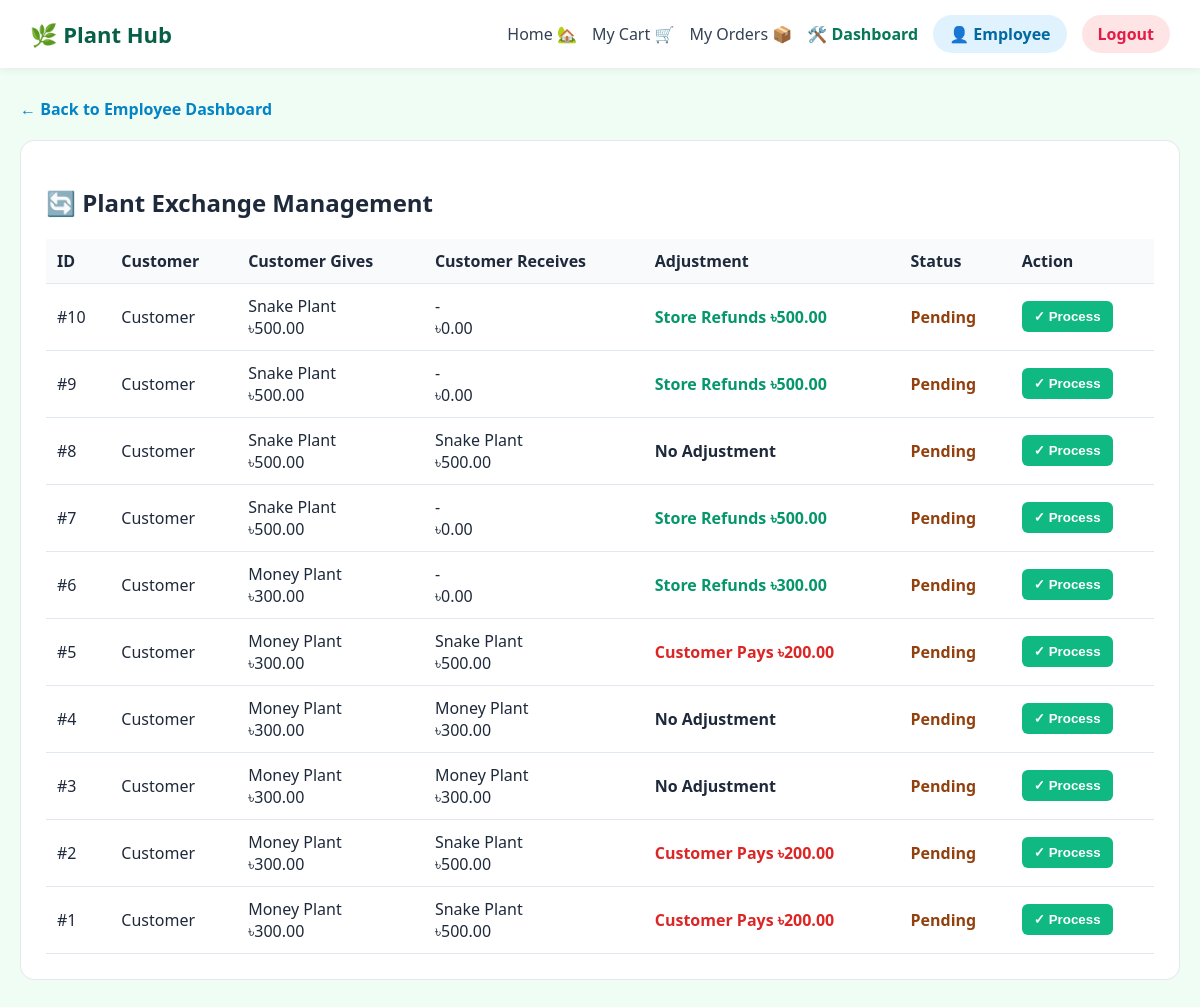
The app's page /exchange_management.php (signed in) with its own data.
### tables this page shows
CREATE TABLE `exchange` (
  `exchange_id` int(11) NOT NULL,
  `Exchange_date` date DEFAULT NULL,
  `Exchange_value` decimal(10,2) DEFAULT NULL,
  `Received_plant_ID` int(11) DEFAULT NULL,
  `Customer_ID` int(11) DEFAULT NULL,
  `Employee_ID` int(11) DEFAULT NULL,
  `Offered_plant_ID` int(11) DEFAULT NULL,
  `status` varchar(50) DEFAULT 'Pending',
  `payment_method` varchar(50) DEFAULT 'N/A',
  `payment_status` varchar(50) DEFAULT 'Pending',
  `adjustment_direction` varchar(50) DEFAULT 'No Adjustment',
  `notes` varchar(500) DEFAULT NULL
);

CREATE TABLE `plant` (
  `Plant_ID` int(11) NOT NULL,
  `Plant_name` varchar(100) DEFAULT NULL,
  `Unit_price` decimal(10,2) DEFAULT NULL,
  `Stock_quantity` int(11) DEFAULT 0,
  `Low_stock_level` int(11) DEFAULT NULL,
  `Care_info` varchar(500) DEFAULT NULL,
  `Category_ID` int(11) DEFAULT NULL
);

### exchange_management.php (the view, shortened to what this page needs)
<?php
require_once "DBconnect.php";
$exchanges=mysqli_query($conn,"SELECT e.*,c.Customer_name,op.Plant_name AS Offered_Name,op.Unit_price AS Offered_Price,rp.Plant_name AS Received_Name,rp.Unit_price AS Received_Price,rp.Stock_quantity AS Received_Stock FROM exchange e LEFT JOIN customer c ON c.Customer_ID=e.Customer_ID LEFT JOIN plant op ON op.Plant_ID=e.Offered_plant_ID LEFT JOIN plant rp ON rp.Plant_ID=e.Received_plant_ID ORDER BY e.exchange_id DESC");
?>
<!DOCTYPE html><html lang="en"><head><meta charset="UTF-8"><meta name="viewport" content="width=device-width,initial-scale=1.0"><title>Exchange Management - Plant Hub</title>
</head><body>
<?php if(file_exists("header.php"))include "header.php";?>
<div class="container"><a class="back" href="employee_dashboard.php">← Back to Employee Dashboard</a>
<div class="card"><h2>🔄 Plant Exchange Management</h2>
<table><tr><th>ID</th><th>Customer</th><th>Customer Gives</th><th>Customer Receives</th><th>Adjustment</th><th>Status</th><th>Action</th></tr>
<?php if($exchanges&&mysqli_num_rows($exchanges)):while($e=mysqli_fetch_assoc($exchanges)):$difference=(float)$e["Received_Price"]-(float)$e["Offered_Price"];?>
<tr><td>#<?=$e["exchange_id"]?></td><td><?=htmlspecialchars($e["Customer_name"]??"Customer")?></td>
<td><?=htmlspecialchars($e["Offered_Name"]??"-")?><br>৳<?=number_format((float)$e["Offered_Price"],2)?></td>
<td><?=htmlspecialchars($e["Received_Name"]??"-")?><br>৳<?=number_format((float)$e["Received_Price"],2)?></td>
<td><?php if($difference>0):?><span class="pay">Customer Pays ৳<?=number_format($difference,2)?></span><?php elseif($difference<0):?><span class="refund">Store Refunds ৳<?=number_format(abs($difference),2)?></span><?php else:?><strong>No Adjustment</strong><?php endif;?></td>
<td><?php if($e["status"]==="Completed"):?><span class="completed">Completed</span><?php else:?><span class="pending">Pending</span><?php endif;?></td>
<td><?php if($e["status"]!=="Completed"):?><form method="post"><input type="hidden" name="exchange_id" value="<?=$e["exchange_id"]?>"><button class="btn" name="process_exchange" onclick="return confirm('Process this exchange?')">✓ Process</button></form><?php else:?>✓ Done<?php endif;?></td></tr>
<?php endwhile;else:?><tr><td colspan="7" style="text-align:center">No exchange requests.</td></tr><?php endif;?>
</table></div></div></body></html>

### exchange_management.php (style rules this page uses)
body { font-family:Segoe UI,sans-serif;background:#f0fdf4;margin:0;color:#1e293b }
.container { max-width:1200px;margin:30px auto;padding:0 20px }
.card { background:#fff;padding:25px;border-radius:14px;border:1px solid #e2e8f0 }
.back { display:inline-block;margin-bottom:20px;color:#0284c7;text-decoration:none;font-weight:700 }
table { width:100%;border-collapse:collapse }
th,td { padding:11px;border-bottom:1px solid #e2e8f0;text-align:left }
th { background:#f8fafc }
.btn { background:#10b981;color:white;border:0;padding:8px 12px;border-radius:6px;font-weight:700;cursor:pointer }
.pending { color:#92400e;font-weight:700 }
.pay { color:#dc2626;font-weight:700 }
.refund { color:#059669;font-weight:700 }

### records on screen
exchange: exchange_id "10", Customer_name "Customer", plant.Plant_name "Snake Plant", plant.Unit_price "500.00", Received_Name "-", Received_Price "0.00", status "Pending"
exchange: exchange_id "9", Customer_name "Customer", plant.Plant_name "Snake Plant", plant.Unit_price "500.00", Received_Name "-", Received_Price "0.00", status "Pending"
exchange: exchange_id "8", Customer_name "Customer", plant.Plant_name "Snake Plant", plant.Unit_price "500.00", shows "No Adjustment", status "Pending"
exchange: exchange_id "7", Customer_name "Customer", plant.Plant_name "Snake Plant", plant.Unit_price "500.00", Received_Name "-", Received_Price "0.00", status "Pending"
exchange: exchange_id "6", Customer_name "Customer", plant.Plant_name "Money Plant", plant.Unit_price "300.00", Received_Name "-", Received_Price "0.00", status "Pending"
exchange: exchange_id "5", Customer_name "Customer", plant.Plant_name "Money Plant", plant.Unit_price "300.00", plant.Plant_name "Snake Plant", plant.Unit_price "500.00", difference "200.00", status "Pending"
exchange: exchange_id "4", Customer_name "Customer", plant.Plant_name "Money Plant", plant.Unit_price "300.00", shows "No Adjustment", status "Pending"
exchange: exchange_id "3", Customer_name "Customer", plant.Plant_name "Money Plant", plant.Unit_price "300.00", shows "No Adjustment", status "Pending"
exchange: exchange_id "2", Customer_name "Customer", plant.Plant_name "Money Plant", plant.Unit_price "300.00", plant.Plant_name "Snake Plant", plant.Unit_price "500.00", difference "200.00", status "Pending"
exchange: exchange_id "1", Customer_name "Customer", plant.Plant_name "Money Plant", plant.Unit_price "300.00", plant.Plant_name "Snake Plant", plant.Unit_price "500.00", difference "200.00", status "Pending"

### other values on screen
$role_label "Employee"
